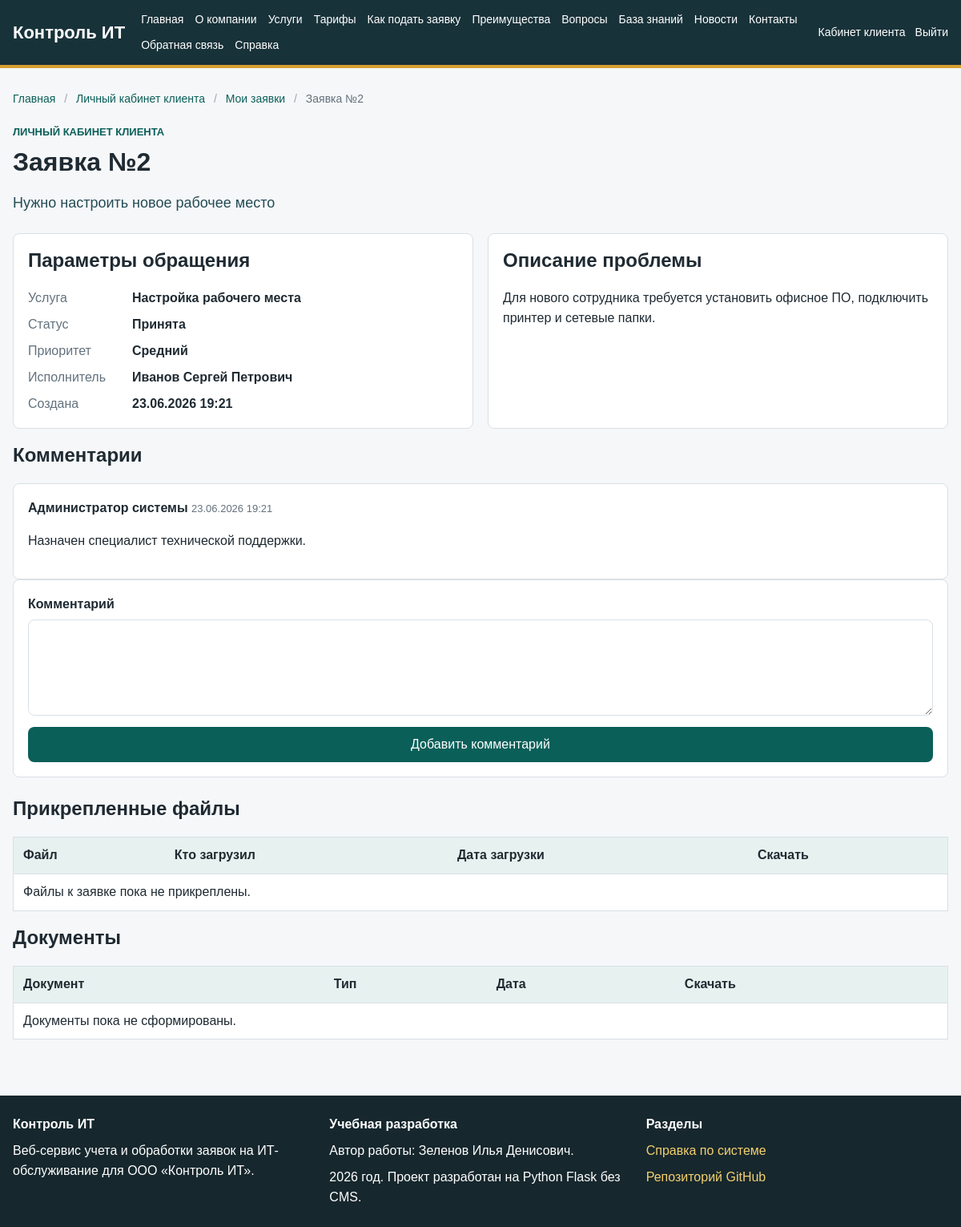
Page /client/tickets/2 (signed in) on the committed database.
### app/models.py (models this page shows, shortened)
class Ticket(db.Model):
    __tablename__ = "tickets"
    id = db.Column(db.Integer, primary_key=True)
    title = db.Column(db.String(180), nullable=False)
    description = db.Column(db.Text, nullable=False)
    created_at = db.Column(db.DateTime, default=datetime.utcnow)
    updated_at = db.Column(db.DateTime, default=datetime.utcnow, onupdate=datetime.utcnow)
    deadline_at = db.Column(db.DateTime)
    closed_at = db.Column(db.DateTime)
    client_id = db.Column(db.Integer, db.ForeignKey("clients.id"), nullable=False)
    specialist_id = db.Column(db.Integer, db.ForeignKey("employees.id"))
    service_id = db.Column(db.Integer, db.ForeignKey("services.id"), nullable=False)
    status_id = db.Column(db.Integer, db.ForeignKey("ticket_statuses.id"), nullable=False)
    priority_id = db.Column(db.Integer, db.ForeignKey("ticket_priorities.id"), nullable=False)
    client = db.relationship("Client", back_populates="tickets")
    specialist = db.relationship("Employee", back_populates="assigned_tickets")
    service = db.relationship("Service", back_populates="tickets")
    status = db.relationship("TicketStatus", back_populates="tickets")
    priority = db.relationship("TicketPriority", back_populates="tickets")
    comments = db.relationship("TicketComment", back_populates="ticket", cascade="all, delete-orphan")
    attachments = db.relationship("Attachment", back_populates="ticket", cascade="all, delete-orphan")
    documents = db.relationship("Document", back_populates="ticket", cascade="all, delete-orphan")

class Service(db.Model):
    __tablename__ = "services"
    id = db.Column(db.Integer, primary_key=True)
    name = db.Column(db.String(150), nullable=False)
    description = db.Column(db.Text)
    price = db.Column(db.Float, default=0)
    is_active = db.Column(db.Boolean, default=True)
    category_id = db.Column(db.Integer, db.ForeignKey("service_categories.id"), nullable=False)
    category = db.relationship("ServiceCategory", back_populates="services")
    tickets = db.relationship("Ticket", back_populates="service")

class TicketStatus(db.Model):
    __tablename__ = "ticket_statuses"
    id = db.Column(db.Integer, primary_key=True)
    name = db.Column(db.String(80), unique=True, nullable=False)
    sort_order = db.Column(db.Integer, default=0)
    tickets = db.relationship("Ticket", back_populates="status")

class TicketPriority(db.Model):
    __tablename__ = "ticket_priorities"
    id = db.Column(db.Integer, primary_key=True)
    name = db.Column(db.String(80), unique=True, nullable=False)
    response_hours = db.Column(db.Integer, default=24)
    tickets = db.relationship("Ticket", back_populates="priority")

class User(UserMixin, db.Model):
    __tablename__ = "users"
    id = db.Column(db.Integer, primary_key=True)
    username = db.Column(db.String(80), unique=True, nullable=False)
    password_hash = db.Column(db.String(255), nullable=False)
    email = db.Column(db.String(120), unique=True, nullable=False)
    full_name = db.Column(db.String(150), nullable=False)
    phone = db.Column(db.String(30))
    is_active_account = db.Column(db.Boolean, default=True)
    created_at = db.Column(db.DateTime, default=datetime.utcnow)
    role_id = db.Column(db.Integer, db.ForeignKey("roles.id"), nullable=False)
    role = db.relationship("Role", back_populates="users")
    client = db.relationship("Client", back_populates="user", uselist=False)
    employee = db.relationship("Employee", back_populates="user", uselist=False)
    comments = db.relationship("TicketComment", back_populates="author")
    @property
    def is_active(self):
        return self.is_active_account
    def has_role(self, *role_names):
        return self.role and self.role.name in role_names

class TicketComment(db.Model):
    __tablename__ = "ticket_comments"
    id = db.Column(db.Integer, primary_key=True)
    text = db.Column(db.Text, nullable=False)
    created_at = db.Column(db.DateTime, default=datetime.utcnow)
    ticket_id = db.Column(db.Integer, db.ForeignKey("tickets.id"), nullable=False)
    author_id = db.Column(db.Integer, db.ForeignKey("users.id"), nullable=False)
    ticket = db.relationship("Ticket", back_populates="comments")
    author = db.relationship("User", back_populates="comments")

### app/routes/client.py (the view, shortened to what this page needs)
@client_bp.route("/tickets/<int:ticket_id>", methods=["GET", "POST"])
@login_required
@role_required("Клиент")
def ticket_detail(ticket_id):
    ticket = Ticket.query.get_or_404(ticket_id)
    if ticket.client_id != current_user.client.id:
        abort(403)
    return render_template(
        "client/ticket_detail.html",
        title=f"Заявка №{ticket.id}",
        ticket=ticket,
        breadcrumbs=client_breadcrumbs(
            {"label": "Мои заявки", "url": url_for("client.tickets")},
            {"label": f"Заявка №{ticket.id}", "url": None},
        ),
    )

### app/models.py (called while the page is built)
@login_manager.user_loader
def load_user(user_id):
    return User.query.get(int(user_id))

### app/routes/client.py (called while the page is built)
def client_breadcrumbs(*items):
    trail = [{"label": "Главная", "url": url_for("public.home")}]
    if items:
        trail.append({"label": "Личный кабинет клиента", "url": url_for("client.dashboard")})
        trail.extend(items)
    else:
        trail.append({"label": "Личный кабинет клиента", "url": None})
    return trail

### app/templates/client/ticket_detail.html (shortened to what this page needs)
{% extends "base.html" %}
{% block content %}
<section class="page-header">
    <p class="eyebrow">Личный кабинет клиента</p>
    <h1>Заявка №{{ ticket.id }}</h1>
    <p class="lead">{{ ticket.title }}</p>
</section>
<section class="section-grid">
    <article class="info-box">
        <h2>Параметры обращения</h2>
        <dl class="meta-list">
            <div>
                <dt>Услуга</dt>
                <dd>{{ ticket.service.name }}</dd>
            </div>
            <div>
                <dt>Статус</dt>
                <dd>{{ ticket.status.name }}</dd>
            </div>
            <div>
                <dt>Приоритет</dt>
                <dd>{{ ticket.priority.name }}</dd>
            </div>
            <div>
                <dt>Исполнитель</dt>
                <dd>{{ ticket.specialist.user.full_name if ticket.specialist else 'Не назначен' }}</dd>
            </div>
            <div>
                <dt>Создана</dt>
                <dd>{{ ticket.created_at.strftime('%d.%m.%Y %H:%M') }}</dd>
            </div>
        </dl>
    </article>
    <article class="info-box">
        <h2>Описание проблемы</h2>
        <p>{{ ticket.description }}</p>
    </article>
</section>
<section>
    <h2>Комментарии</h2>
    {% for comment in ticket.comments %}
        <div class="comment">
            <b>{{ comment.author.full_name }}</b>
            <span>{{ comment.created_at.strftime('%d.%m.%Y %H:%M') }}</span>
            <p>{{ comment.text }}</p>
        </div>
    {% else %}
        <p class="muted">Комментарии пока не добавлены.</p>
    {% endfor %}
</section>
<form method="post" class="form-card">
    <label>
        Комментарий
        <textarea name="comment" required></textarea>
    </label>
    <button type="submit">Добавить комментарий</button>
</form>
<section>
    <h2>Прикрепленные файлы</h2>
    <table>
        <thead>
        <tr>
            <th>Файл</th>
            <th>Кто загрузил</th>
            <th>Дата загрузки</th>
            <th>Скачать</th>
        </tr>
        </thead>
        <tbody>
        {% for file in ticket.attachments %}
            <tr>
                <td>{{ file.original_name }}</td>
                <td>{{ file.uploaded_by.full_name }}</td>
                <td>{{ file.uploaded_at.strftime('%d.%m.%Y %H:%M') }}</td>
                <td><a class="button small" href="{{ url_for('downloads.attachment', attachment_id=file.id) }}">Скачать файл</a></td>
            </tr>
        {% else %}
            <tr>
                <td colspan="4">Файлы к заявке пока не прикреплены.</td>
            </tr>
        {% endfor %}
        </tbody>
    </table>
</section>
<section>
    <h2>Документы</h2>
    <table>
        <thead>
        <tr>
            <th>Документ</th>
            <th>Тип</th>
            <th>Дата</th>
            <th>Скачать</th>
        </tr>
        </thead>
        <tbody>
        {% for doc in ticket.documents %}
            <tr>
                <td>{{ doc.title }}</td>
                <td>{{ doc.document_type }}</td>
                <td>{{ doc.created_at.strftime('%d.%m.%Y') }}</td>
                <td><a href="{{ url_for('downloads.document', document_id=doc.id) }}">Скачать</a></td>
            </tr>
        {% else %}
            <tr>
                <td colspan="4">Документы пока не сформированы.</td>
            </tr>
        {% endfor %}
        </tbody>
    </table>
</section>
{% endblock %}

### app/static/css/style.css (style rules this page uses)
:root { --page: #f6f7f9; --surface: #ffffff; --surface-soft: #eef6f4; --ink: #1f2a32; --muted: #63717d; --line: #d9e0e5; --header: #18323a; --header-2: #244c55; --accent: #0f766e; --accent-strong: #0b5f59; --warning: #b7791f; --danger: #b42318; --success: #1f7a4d; --white: #ffffff; }
* { box-sizing: border-box; }
body { margin: 0; font-family: Arial, Helvetica, sans-serif; color: var(--ink); background: var(--page); line-height: 1.55; }
.page-header { margin-bottom: 24px; }
.page-header h1 { margin-bottom: 10px; }
h1 { margin-top: 0; font-size: 32px; line-height: 1.2; }
h2 { margin-top: 0; line-height: 1.25; }
.lead { font-size: 18px; color: var(--header-2); }
.eyebrow { margin: 0 0 8px; color: var(--accent-strong); font-size: 13px; font-weight: 700; text-transform: uppercase; }
.cards, .dashboard-grid, .section-grid { display: grid; grid-template-columns: repeat(auto-fit, minmax(240px, 1fr)); gap: 18px; margin: 18px 0; }
.card, .metric, .info-box, .form-card, .comment { background: var(--surface); border: 1px solid var(--line); border-radius: 8px; padding: 18px; }
.button, button { display: inline-block; background: var(--accent-strong); color: var(--white); border: none; border-radius: 8px; padding: 10px 16px; cursor: pointer; font: inherit; text-align: center; }
.form-card { display: grid; gap: 14px; margin-bottom: 24px; }
label { display: grid; gap: 6px; font-weight: 600; }
input, textarea, select { width: 100%; padding: 10px; border: 1px solid var(--line); border-radius: 8px; font: inherit; background: var(--white); }
textarea { min-height: 120px; resize: vertical; }
table { width: 100%; border-collapse: collapse; background: var(--white); border: 1px solid var(--line); margin: 18px 0; }
th, td { padding: 10px 12px; border-bottom: 1px solid var(--line); text-align: left; vertical-align: top; }
th { background: #e7f1ef; }
.meta-list { display: grid; gap: 8px; margin: 0; }
.meta-list div { display: grid; grid-template-columns: 120px 1fr; gap: 10px; }
.meta-list dt { color: var(--muted); }
.meta-list dd { margin: 0; font-weight: 700; }
.comment span { color: var(--muted); font-size: 13px; }

### rows in the picture
Ticket: id "2", title "Нужно настроить новое рабочее место", created_at "23.06.2026 19:21", description "Для нового сотрудника требуется установить офисное ПО, подключить принтер и сетевые папки."
Service: service.name "Настройка рабочего места"
TicketStatus: status.name "Принята"
TicketPriority: priority.name "Средний"
User: specialist.user "Иванов Сергей Петрович"
TicketComment: author.full_name "Администратор системы", created_at "23.06.2026 19:21", text "Назначен специалист технической поддержки."

### other values in the picture
{{ crumb.label }} "Главная" "Личный кабинет клиента" "Мои заявки"
{{ crumb.label }} "Заявка №2"
